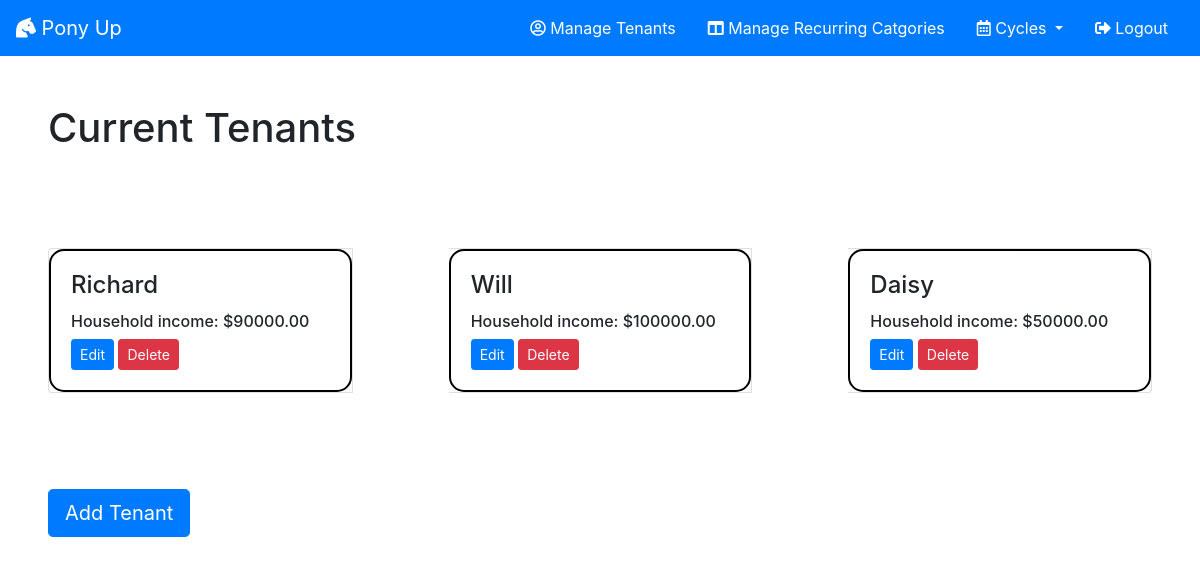
Page /tenants/ (signed in) on the committed database.
### cycles/models.py (models this page shows, shortened)
class Tenant(models.Model):
    name =  models.CharField(max_length=100)
    income = models.DecimalField(max_digits=9, decimal_places=2)
    manager = models.ForeignKey(User, on_delete=models.CASCADE)
    deletedOn = models.DateField(default=None, null=True)
    cycle = models.ManyToManyField("Cycle", through='tenantCycle')

### cycles/views/tenantlist.py (the view)
# urls.py: path("tenants/", views.tenantlist, name="tenantlist"),
def tenantlist(request):
    tenants = Tenant.objects.all()
    context = {'tenants': tenants}
    return render(request, 'cycles/tenantlist.html', context)

### cycles/templates/cycles/tenantlist.html (shortened to what this page needs)
{% extends "cycles/index.html" %}
{% block content %}
<h1 class="m-5">Current Tenants</h1>
<div class='card-group'>
    {% for tenant in tenants %}
    {% if tenant.deletedOn is None %}
    <div class="card m-5">
        <div class='card-body tenantCard'>
            <h4 class="card-title">{{ tenant.name }}</h4>
            <h6 class='card-text'>Household income: ${{ tenant.income }}</h6>
            <a href="{% url 'cycles:editTenantForm' tenant.id %}"><button
                    class="btn btn-primary btn-sm">Edit</button></a>
            <a href="{% url 'cycles:deleteTenant' tenant.id %}"><button
                    class="btn btn-danger btn-sm">Delete</button></a>
        </div>
    </div>
    {% endif %}
    {% endfor %}
</div>
<a href="{% url 'cycles:addTenantForm' %}"><button class="btn btn-primary btn-lg m-5">Add Tenant</button></a>
{% endblock %}

### cycles/static/cycles/index.css (style rules this page uses)
.tenantCard { border: 2px solid black; border-radius: 15px; }

### rows in the picture
Tenant: name "Richard", income "90000.00"
Tenant: name "Will", income "100000.00"
Tenant: name "Daisy", income "50000.00"
